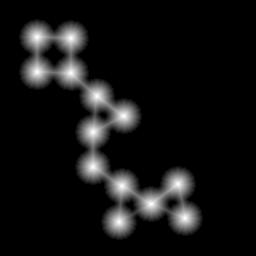
%> input picture MASTER_mispa/TUT.IMG.image_segmentation_watershed/matlab/dist.jpg, 256 x 256 px
$ octave --eval "granulometry('../../../MASTER_mispa/TUT.IMG.image_segmentation_watershed/matlab/dist.jpg');"   (GNU Octave 9; MATLAB toolbox functions it lacks are replaced by stand-ins)
%> lines starting %> are read from the running program, lines starting %| are printed output that depends on the picture
function granulometry(fileName)
% fileName: name of the image file

I = imread(fileName);
%> I is the input picture: size 256x256 uint8; min 0, max 255, mean 19.8

SE = strel('disk', 10);
E = imerode(I, SE);
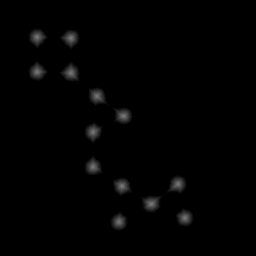
%> E: size 256x256 uint8; min 0, max 118, mean 2.2
imshow(E);

% compute number of elements
[L, n] = bwlabel(E);
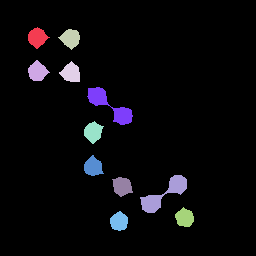
%> L: size 256x256 double; 12 distinct labels, from 0 to 11; one colour per label, 0 black
%> n = 11
disp([num2str(n) ' disks found']);
%| 11 disks found

% perform some granulometry
T = 10:50;
nb=zeros(length(T), 1);
for t=1:length(T)
    SE = strel('disk', T(t));
    E = imerode(I, SE);
    [~, nn] = bwlabel(E);
    nb(t) = nn;
end
%> this loop made 41 passes
%> nn on passes 1 to 12: 11, 13, 13, 13, 13, 13, 13, 13, 13, 0, 0, 0
%> pass 3, in granulometry, `E = imerode(I, SE);`:
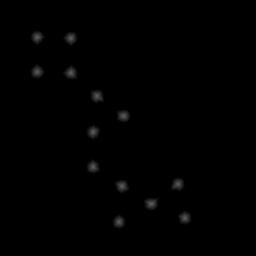
%> E: size 256x256 uint8; min 0, max 91, mean 1
%> after the loop, nb = 41 values, max 13 at index 2, min 0 at index 10, mean 2.8
plot(T, nb);
title('Granulometry: number of objects')
xlabel('Size of element')

% 2 classes
% take the finite difference
d = diff(nb);
%> d = 40 values, max 2 at index 1, min -13 at index 9, mean -0.275
hold on
plot(T(1:end-1), abs(d));

% result: for t=20, we count the number of objects in the second class
% corresponding to the total number minus the number of objects in the
% first class
index = find(T==20, 1);
disp([num2str(nb(index)) ' objects in the 2nd class'])
%| 0 objects in the 2nd class
disp([num2str(n-nb(index)) ' objects in the 1st class'])
%| 11 objects in the 1st class
%> `granulometry('../../../MASTER_mispa/TUT.IMG.image_segmentation_watersh..`:
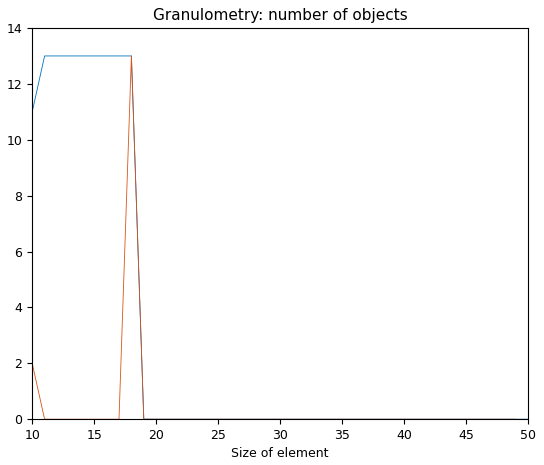
%> figure redrawn from the program's plot data; curve peaks at x = 11, y = 13; curve peaks at x = 18, y = 13

$ run again, on MASTER_mispa/TUT.IMG.image_segmentation_watershed/matlab/gradient.png
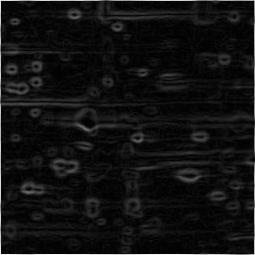
%> input picture MASTER_mispa/TUT.IMG.image_segmentation_watershed/matlab/gradient.png, 255 x 255 px
%> in granulometry, I is the input picture: size 255x255 uint8; min 0, max 255, mean 17
%> in granulometry, `[L, n] = bwlabel(E);`:
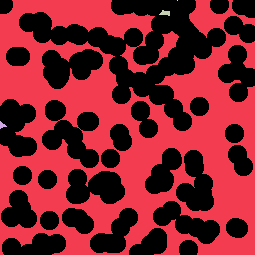
%> L: size 255x255 double; 5 distinct labels, from 0 to 4; one colour per label, 0 black
%> n = 4
%| 4 disks found
%> the loop in granulometry, `for t=1:length(T)` made 41 passes
%> nn on passes 1 to 8: 4, 10, 19, 22, 19, 18, 20, 26
%> after the loop in granulometry, `for t=1:length(T)`: nb = 41 values, max 26 at index 8, min 0 at index 27, mean 7.76
%> d = 40 values, max 9 at index 2, min -8 at index 8, mean -0.1
%| 20 objects in the 2nd class
%| -16 objects in the 1st class
%> `granulometry('../../../MASTER_mispa/TUT.IMG.image_segmentation_watersh..`:
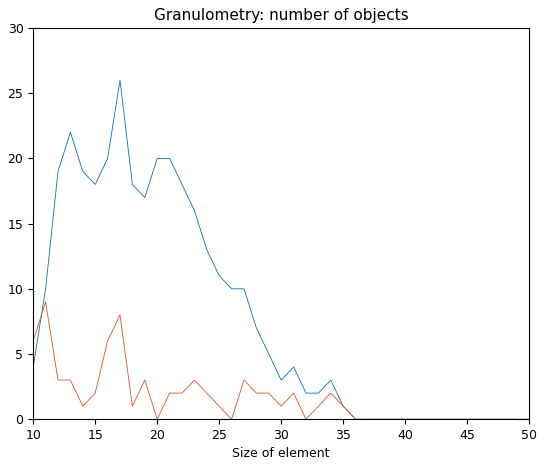
%> figure redrawn from the program's plot data; curve peaks at x = 17, y = 26; curve peaks at x = 11, y = 9
